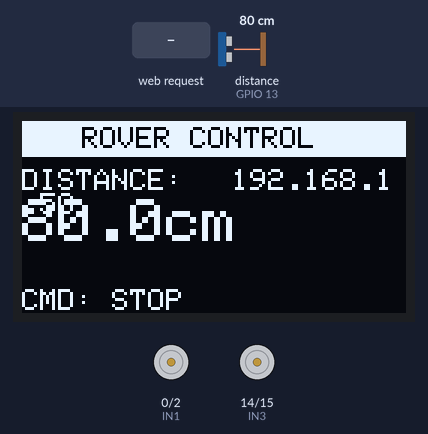
Simulated run of this sketch. Board: ESP8266 (NodeMCU). Parts: 128×64 one-colour display, motor-driver pin pairs drawn as motors (green arrow = first pin HIGH = forward, orange = second pin HIGH = backward, longer = more drive). Wiring (inferred from the names in the program): ultrasonic range finder: trigger GPIO 12; echo GPIO 13. The test bench sets the inputs (shaded band); at power-on: distance to the obstacle (sensor on GPIO 13) 80 cm. The echo pulse lasts 58.3 µs per cm; WiFi joins after 1.5 s; servers stay silent unless stated; what the sketch prints to the serial monitor is not drawn.

Above: at 4.7 s.
4.8 s: HTTP request GET /cmd?action=FORWARD received
At 6.0 s:
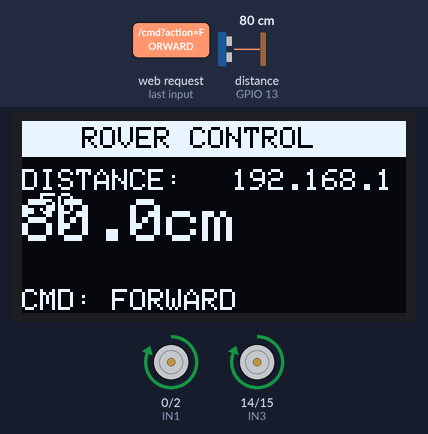
6.3 s: distance to the obstacle (sensor on GPIO 13) set to 12 cm
At 7.5 s:
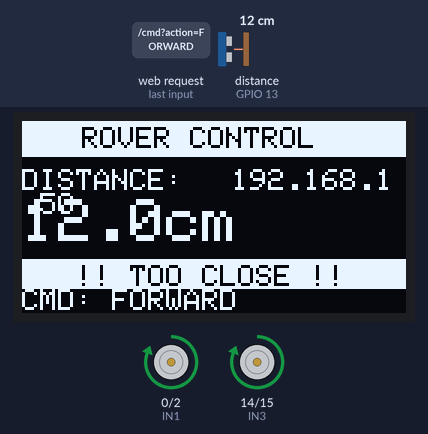
7.8 s: distance to the obstacle (sensor on GPIO 13) set to 9 cm
At 8.3 s:
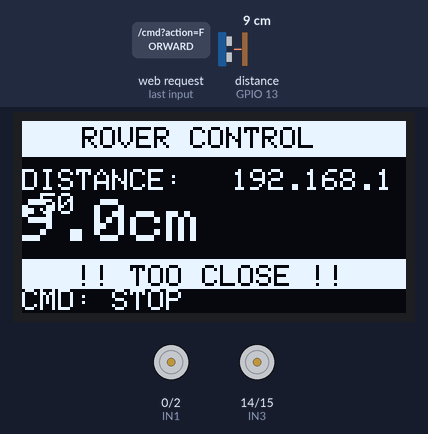
9.3 s: HTTP request GET /cmd?action=BACKWARD received
At 10.1 s:
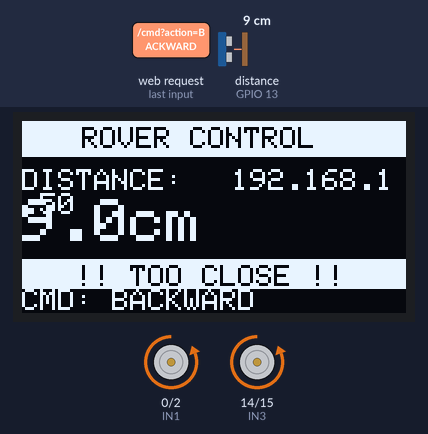
10.8 s: HTTP request GET /cmd?action=LEFT received
At 11.9 s:
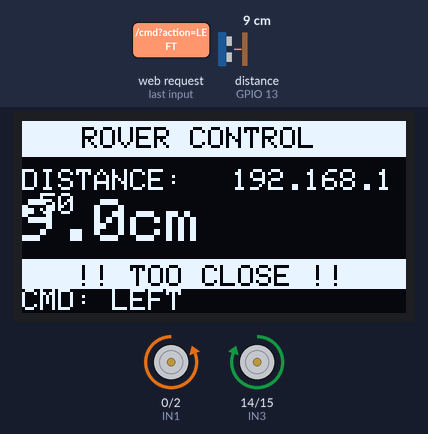
12.4 s: HTTP request GET /cmd?action=RIGHT received
At 13.8 s:
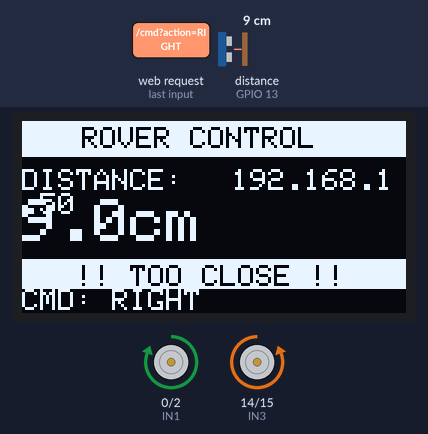
Timing chart, 0 to 14.9 s (numbered marks = the images above; inputs shaded):
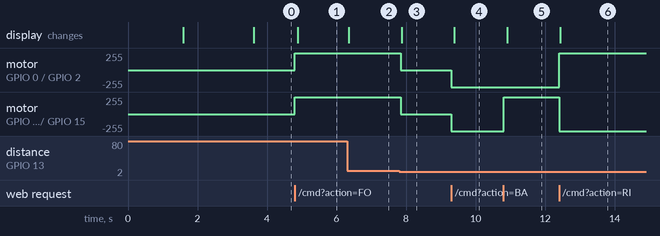

Measured:
- the behaviour switches between 11 and 10 cm on distance to the obstacle (sensor on GPIO 13) (found by bisection; images 2 and 3)
- after the input at 4.8 s, motor on GPIO 0 (IN1) / GPIO 2 (IN2), motor on GPIO 14 (IN3) / GPIO 15 (IN4): stopped → forward 255/255 at once; the display: changes after 0.08 s (image 1)
- after the input at 6.3 s, the display: changes after 0.05 s (image 2)
- after the input at 7.8 s, motor on GPIO 0 (IN1) / GPIO 2 (IN2), motor on GPIO 14 (IN3) / GPIO 15 (IN4): forward 255/255 → stopped after 0.05 s; the display: changes after 0.07 s (image 3)
- after the input at 9.3 s, motor on GPIO 0 (IN1) / GPIO 2 (IN2), motor on GPIO 14 (IN3) / GPIO 15 (IN4): stopped → backward 255/255 at once; the display: changes after 0.09 s (image 4)
- after the input at 10.8 s, motor on GPIO 14 (IN3) / GPIO 15 (IN4): backward 255/255 → forward 255/255 at once; the display: changes after 0.11 s (image 5)
- after the input at 12.4 s, motor on GPIO 0 (IN1) / GPIO 2 (IN2): backward 255/255 → forward 255/255 at once; motor on GPIO 14 (IN3) / GPIO 15 (IN4): forward 255/255 → backward 255/255 at once; the display: changes at once (image 6)

The sketch:

rover.ino
```cpp
/*
  =========================================
  ESP8266 (HW-588A) Rover Controller
  - N20 Motors (via L298N or similar driver)
  - SSD1306 OLED Display (I2C)
  - HC-SR04 Ultrasonic Sensor
  - Web Control Panel (Black & White UI)
  =========================================

  WIRING:
  -------
  OLED (SSD1306 128x64 I2C):
    VCC -> 3.3V
    GND -> GND
    SDA -> D2 (GPIO4)
    SCL -> D1 (GPIO5)

  Ultrasonic (HC-SR04):
    VCC -> 5V (or 3.3V with voltage divider on Echo)
    GND -> GND
    TRIG -> D6 (GPIO12)
    ECHO -> D7 (GPIO13)  <-- use 1k/2k voltage divider to protect ESP8266!

  Motor Driver (L298N or TB6612):
    IN1  -> D3 (GPIO0)   Left Motor Forward
    IN2  -> D4 (GPIO2)   Left Motor Backward
    IN3  -> D5 (GPIO14)  Right Motor Forward
    IN4  -> D8 (GPIO15)  Right Motor Backward
    ENA  -> 3.3V or PWM pin (for speed control)
    ENB  -> 3.3V or PWM pin
    VCC  -> 5-12V (motor supply)
    GND  -> Common GND

  Libraries Required (install via Arduino Library Manager):
    - ESP8266WiFi (built-in with ESP8266 board package)
    - Adafruit_SSD1306
    - Adafruit_GFX
    - Wire (built-in)
*/

#include <ESP8266WiFi.h>
#include <ESP8266WebServer.h>
#include <Wire.h>
#include <Adafruit_GFX.h>
#include <Adafruit_SSD1306.h>

// ─── WiFi Credentials ───────────────────────────────────────
const char* ssid     = "TUSHAR";
const char* password = "1111111111";

// ─── OLED Config ────────────────────────────────────────────
#define SCREEN_WIDTH 128
#define SCREEN_HEIGHT 64
#define OLED_RESET    -1
Adafruit_SSD1306 display(SCREEN_WIDTH, SCREEN_HEIGHT, &Wire, OLED_RESET);

// ─── Ultrasonic Pins ────────────────────────────────────────
#define TRIG_PIN  12  // D6
#define ECHO_PIN  13  // D7

// ─── Motor Pins ─────────────────────────────────────────────
#define IN1  0   // D3 - Left Forward
#define IN2  2   // D4 - Left Backward
#define IN3  14  // D5 - Right Forward
#define IN4  15  // D8 - Right Backward

// ─── Web Server ─────────────────────────────────────────────
ESP8266WebServer server(80);

// ─── State Variables ────────────────────────────────────────
String currentCommand = "STOP";
float distanceCm      = 0;
unsigned long lastSensorRead = 0;
const int SENSOR_INTERVAL    = 100; // ms

// ════════════════════════════════════════════════════════════
// MOTOR CONTROL
// ════════════════════════════════════════════════════════════
void motorStop() {
  digitalWrite(IN1, LOW); digitalWrite(IN2, LOW);
  digitalWrite(IN3, LOW); digitalWrite(IN4, LOW);
}
void motorForward() {
  digitalWrite(IN1, HIGH); digitalWrite(IN2, LOW);
  digitalWrite(IN3, HIGH); digitalWrite(IN4, LOW);
}
void motorBackward() {
  digitalWrite(IN1, LOW); digitalWrite(IN2, HIGH);
  digitalWrite(IN3, LOW); digitalWrite(IN4, HIGH);
}
void motorLeft() {
  digitalWrite(IN1, LOW);  digitalWrite(IN2, HIGH);
  digitalWrite(IN3, HIGH); digitalWrite(IN4, LOW);
}
void motorRight() {
  digitalWrite(IN1, HIGH); digitalWrite(IN2, LOW);
  digitalWrite(IN3, LOW);  digitalWrite(IN4, HIGH);
}

void executeCommand(String cmd) {
  if      (cmd == "FORWARD")  motorForward();
  else if (cmd == "BACKWARD") motorBackward();
  else if (cmd == "LEFT")     motorLeft();
  else if (cmd == "RIGHT")    motorRight();
  else                        motorStop();
  currentCommand = cmd;
}

// ════════════════════════════════════════════════════════════
// ULTRASONIC SENSOR
// ════════════════════════════════════════════════════════════
float readDistance() {
  digitalWrite(TRIG_PIN, LOW);
  delayMicroseconds(2);
  digitalWrite(TRIG_PIN, HIGH);
  delayMicroseconds(10);
  digitalWrite(TRIG_PIN, LOW);

  long duration = pulseIn(ECHO_PIN, HIGH, 30000); // 30ms timeout
  if (duration == 0) return 400.0; // out of range
  return duration * 0.0343 / 2.0;
}

// ════════════════════════════════════════════════════════════
// OLED DISPLAY
// ════════════════════════════════════════════════════════════
void updateOLED() {
  display.clearDisplay();

  // Title bar
  display.fillRect(0, 0, 128, 12, WHITE);
  display.setTextColor(BLACK);
  display.setTextSize(1);
  display.setCursor(20, 2);
  display.print("ROVER CONTROL");

  // Distance
  display.setTextColor(WHITE);
  display.setTextSize(1);
  display.setCursor(0, 16);
  display.print("DISTANCE:");

  display.setTextSize(2);
  display.setCursor(0, 26);
  if (distanceCm > 350) {
    display.print("-- cm");
  } else {
    display.print(distanceCm, 1);
    display.print("cm");
  }

  // Warning bar if too close
  if (distanceCm < 20 && distanceCm > 0) {
    display.setTextSize(1);
    display.fillRect(0, 46, 128, 10, WHITE);
    display.setTextColor(BLACK);
    display.setCursor(18, 48);
    display.print("!! TOO CLOSE !!");
    display.setTextColor(WHITE);
  }

  // Current command
  display.setTextSize(1);
  display.setTextColor(WHITE);
  display.setCursor(0, 56);
  display.print("CMD: ");
  display.print(currentCommand);

  // IP address (small, top right area)
  display.setCursor(70, 16);
  display.setTextSize(1);
  String ip = WiFi.localIP().toString();
  if (ip.length() > 13) ip = ip.substring(ip.lastIndexOf('.'));
  display.print(ip);

  display.display();
}

// ════════════════════════════════════════════════════════════
// WEB SERVER HTML
// ════════════════════════════════════════════════════════════
String buildHTML() {
  String html = R"rawhtml(
<!DOCTYPE html>
<html lang="en">
<head>
<meta charset="UTF-8">
<meta name="viewport" content="width=device-width, initial-scale=1.0, user-scalable=no">
<title>ROVER</title>
<style>
  @import url('https://fonts.googleapis.com/css2?family=Share+Tech+Mono&family=Bebas+Neue&display=swap');

  *, *::before, *::after { box-sizing: border-box; margin: 0; padding: 0; }

  :root {
    --bg: #0a0a0a;
    --fg: #f0f0f0;
    --accent: #ffffff;
    --dim: #444;
    --danger: #ff4444;
    --border: 1px solid #333;
  }

  body {
    background: var(--bg);
    color: var(--fg);
    font-family: 'Share Tech Mono', monospace;
    min-height: 100vh;
    display: flex;
    flex-direction: column;
    align-items: center;
    padding: 20px;
    overflow-x: hidden;
  }

  /* Scanline overlay */
  body::before {
    content: '';
    position: fixed;
    inset: 0;
    background: repeating-linear-gradient(
      0deg,
      transparent,
      transparent 2px,
      rgba(0,0,0,0.08) 2px,
      rgba(0,0,0,0.08) 4px
    );
    pointer-events: none;
    z-index: 999;
  }

  header {
    width: 100%;
    max-width: 480px;
    text-align: center;
    margin-bottom: 24px;
    border-bottom: 1px solid #222;
    padding-bottom: 12px;
  }

  header h1 {
    font-family: 'Bebas Neue', sans-serif;
    font-size: 3.5rem;
    letter-spacing: 0.3em;
    color: #fff;
    text-shadow: 0 0 30px rgba(255,255,255,0.15);
  }

  header p {
    font-size: 0.65rem;
    color: var(--dim);
    letter-spacing: 0.25em;
    text-transform: uppercase;
    margin-top: 2px;
  }

  /* Status Panel */
  .status-panel {
    width: 100%;
    max-width: 480px;
    background: #111;
    border: var(--border);
    padding: 16px 20px;
    margin-bottom: 20px;
    display: grid;
    grid-template-columns: 1fr 1fr;
    gap: 12px;
  }

  .stat-box {
    border: var(--border);
    padding: 12px;
    text-align: center;
  }

  .stat-label {
    font-size: 0.6rem;
    letter-spacing: 0.2em;
    color: var(--dim);
    text-transform: uppercase;
    margin-bottom: 6px;
  }

  .stat-value {
    font-family: 'Bebas Neue', sans-serif;
    font-size: 2rem;
    color: #fff;
    transition: color 0.3s;
  }

  .stat-value.danger { color: var(--danger); }
  .stat-value.unit { font-size: 0.9rem; color: var(--dim); margin-left: 2px; }

  /* Distance Bar */
  .dist-bar-wrap {
    width: 100%;
    max-width: 480px;
    margin-bottom: 20px;
  }

  .dist-bar-label {
    font-size: 0.6rem;
    letter-spacing: 0.2em;
    color: var(--dim);
    margin-bottom: 6px;
  }

  .dist-bar {
    width: 100%;
    height: 6px;
    background: #1a1a1a;
    border: var(--border);
    overflow: hidden;
  }

  .dist-bar-fill {
    height: 100%;
    background: #fff;
    transition: width 0.3s ease, background 0.3s;
    width: 0%;
  }

  /* D-Pad Controller */
  .controller {
    width: 100%;
    max-width: 480px;
    display: grid;
    grid-template-columns: repeat(3, 1fr);
    gap: 8px;
    margin-bottom: 20px;
  }

  .btn {
    aspect-ratio: 1;
    background: #111;
    border: 1px solid #2a2a2a;
    color: #fff;
    font-family: 'Share Tech Mono', monospace;
    font-size: 0.65rem;
    letter-spacing: 0.15em;
    cursor: pointer;
    display: flex;
    flex-direction: column;
    align-items: center;
    justify-content: center;
    gap: 6px;
    user-select: none;
    transition: background 0.1s, border-color 0.1s, transform 0.08s;
    -webkit-tap-highlight-color: transparent;
  }

  .btn svg { width: 22px; height: 22px; }

  .btn:active, .btn.active {
    background: #fff;
    color: #000;
    border-color: #fff;
    transform: scale(0.96);
  }

  .btn:active svg path, .btn.active svg path { stroke: #000; }

  .btn.stop-btn {
    grid-column: 2;
    background: #0d0d0d;
    border-color: #1a1a1a;
  }

  .btn.stop-btn:active, .btn.stop-btn.active {
    background: var(--danger);
    border-color: var(--danger);
    color: #fff;
  }

  .spacer { opacity: 0; pointer-events: none; }

  /* Command Log */
  .log {
    width: 100%;
    max-width: 480px;
    border: var(--border);
    background: #0d0d0d;
    padding: 10px 14px;
    font-size: 0.7rem;
    color: var(--dim);
    letter-spacing: 0.1em;
  }

  .log span { color: #fff; }

  /* Footer */
  footer {
    margin-top: 24px;
    font-size: 0.55rem;
    color: #222;
    letter-spacing: 0.2em;
    text-align: center;
  }
</style>
</head>
<body>

<header>
  <h1>ROVER</h1>
  <p>ESP8266 // HW-588A // CONTROL SYSTEM</p>
</header>

<div class="status-panel">
  <div class="stat-box">
    <div class="stat-label">Distance</div>
    <div class="stat-value" id="dist-val">--<span class="unit">cm</span></div>
  </div>
  <div class="stat-box">
    <div class="stat-label">Command</div>
    <div class="stat-value" id="cmd-val" style="font-size:1.1rem; padding-top:8px;">STOP</div>
  </div>
</div>

<div class="dist-bar-wrap">
  <div class="dist-bar-label">PROXIMITY — 0 cm &nbsp;|&nbsp; 400 cm</div>
  <div class="dist-bar"><div class="dist-bar-fill" id="dist-bar"></div></div>
</div>

<!-- D-Pad -->
<div class="controller">
  <div class="spacer btn"></div>
  <button class="btn" id="btn-F" onpointerdown="send('FORWARD')" onpointerup="send('STOP')" ontouchstart="send('FORWARD')" ontouchend="send('STOP')">
    <svg viewBox="0 0 24 24" fill="none"><path d="M12 19V5M5 12l7-7 7 7" stroke="#fff" stroke-width="2" stroke-linecap="round" stroke-linejoin="round"/></svg>
    FWD
  </button>
  <div class="spacer btn"></div>

  <button class="btn" id="btn-L" onpointerdown="send('LEFT')" onpointerup="send('STOP')" ontouchstart="send('LEFT')" ontouchend="send('STOP')">
    <svg viewBox="0 0 24 24" fill="none"><path d="M19 12H5M12 19l-7-7 7-7" stroke="#fff" stroke-width="2" stroke-linecap="round" stroke-linejoin="round"/></svg>
    LEFT
  </button>
  <button class="btn stop-btn" id="btn-S" onclick="send('STOP')">
    <svg viewBox="0 0 24 24" fill="none"><rect x="5" y="5" width="14" height="14" stroke="#fff" stroke-width="2"/></svg>
    STOP
  </button>
  <button class="btn" id="btn-R" onpointerdown="send('RIGHT')" onpointerup="send('STOP')" ontouchstart="send('RIGHT')" ontouchend="send('STOP')">
    <svg viewBox="0 0 24 24" fill="none"><path d="M5 12h14M12 5l7 7-7 7" stroke="#fff" stroke-width="2" stroke-linecap="round" stroke-linejoin="round"/></svg>
    RIGHT
  </button>

  <div class="spacer btn"></div>
  <button class="btn" id="btn-B" onpointerdown="send('BACKWARD')" onpointerup="send('STOP')" ontouchstart="send('BACKWARD')" ontouchend="send('STOP')">
    <svg viewBox="0 0 24 24" fill="none"><path d="M12 5v14M5 12l7 7 7-7" stroke="#fff" stroke-width="2" stroke-linecap="round" stroke-linejoin="round"/></svg>
    REV
  </button>
  <div class="spacer btn"></div>
</div>

<div class="log">SYS &gt; <span id="log-txt">Waiting for input...</span></div>

<footer>ESP8266 ROVER &mdash; WEB INTERFACE &mdash; ALL RIGHTS RESERVED</footer>

<script>
  const btnMap = { FORWARD:'btn-F', BACKWARD:'btn-B', LEFT:'btn-L', RIGHT:'btn-R', STOP:'btn-S' };
  let activeBtn = null;
  let pollTimer = null;

  function send(cmd) {
    // Visual feedback
    if (activeBtn) document.getElementById(activeBtn)?.classList.remove('active');
    const id = btnMap[cmd];
    if (id) { document.getElementById(id).classList.add('active'); activeBtn = id; }
    document.getElementById('cmd-val').textContent = cmd;
    document.getElementById('log-txt').textContent = 'Sending: ' + cmd + '...';

    fetch('/cmd?action=' + cmd)
      .then(r => r.text())
      .then(t => { document.getElementById('log-txt').textContent = 'ACK: ' + cmd; })
      .catch(() => { document.getElementById('log-txt').textContent = 'ERR: Connection lost'; });
  }

  function pollSensor() {
    fetch('/sensor')
      .then(r => r.json())
      .then(d => {
        const dist = parseFloat(d.distance);
        const el = document.getElementById('dist-val');
        el.innerHTML = (dist > 350 ? '--' : dist.toFixed(1)) + '<span class="unit">cm</span>';
        el.classList.toggle('danger', dist < 20 && dist > 0);

        // Bar: 0cm = full, 400cm = empty (proximity bar)
        const pct = dist > 350 ? 0 : Math.max(0, Math.min(100, (1 - dist/400) * 100));
        const bar = document.getElementById('dist-bar');
        bar.style.width = pct + '%';
        bar.style.background = dist < 20 ? '#ff4444' : dist < 50 ? '#aaa' : '#fff';
      })
      .catch(() => {});
  }

  // Poll sensor every 300ms
  setInterval(pollSensor, 300);
  pollSensor();
</script>
</body>
</html>
)rawhtml";
  return html;
}

// ════════════════════════════════════════════════════════════
// SERVER HANDLERS
// ════════════════════════════════════════════════════════════
void handleRoot() {
  server.send(200, "text/html", buildHTML());
}

void handleCommand() {
  if (server.hasArg("action")) {
    String action = server.arg("action");
    action.toUpperCase();
    executeCommand(action);
    server.send(200, "text/plain", "OK:" + action);
  } else {
    server.send(400, "text/plain", "Missing action param");
  }
}

void handleSensor() {
  String json = "{\"distance\":" + String(distanceCm, 1) +
                ",\"command\":\"" + currentCommand + "\"}";
  server.send(200, "application/json", json);
}

// ════════════════════════════════════════════════════════════
// SETUP
// ════════════════════════════════════════════════════════════
void setup() {
  Serial.begin(115200);

  // Motor pins
  pinMode(IN1, OUTPUT); pinMode(IN2, OUTPUT);
  pinMode(IN3, OUTPUT); pinMode(IN4, OUTPUT);
  motorStop();

  // Ultrasonic pins
  pinMode(TRIG_PIN, OUTPUT);
  pinMode(ECHO_PIN, INPUT);

  // OLED init
  Wire.begin(4, 5); // SDA=D2(GPIO4), SCL=D1(GPIO5)
  if (!display.begin(SSD1306_SWITCHCAPVCC, 0x3C)) {
    Serial.println("SSD1306 OLED not found!");
  }
  display.clearDisplay();
  display.setTextColor(WHITE);
  display.setTextSize(1);
  display.setCursor(10, 25);
  display.print("Connecting WiFi...");
  display.display();

  // WiFi
  WiFi.begin(ssid, password);
  int attempts = 0;
  while (WiFi.status() != WL_CONNECTED && attempts < 20) {
    delay(500);
    Serial.print(".");
    attempts++;
  }

  // Show IP on OLED
  display.clearDisplay();
  if (WiFi.status() == WL_CONNECTED) {
    Serial.println("\nConnected! IP: " + WiFi.localIP().toString());
    display.fillRect(0, 0, 128, 12, WHITE);
    display.setTextColor(BLACK);
    display.setCursor(5, 2);
    display.print("WiFi Connected!");
    display.setTextColor(WHITE);
    display.setCursor(0, 20);
    display.print("IP:");
    display.setCursor(0, 30);
    display.print(WiFi.localIP().toString());
  } else {
    Serial.println("\nWiFi FAILED - starting AP");
    WiFi.softAP("ROVER_AP", "rover1234");
    display.setCursor(0, 16);
    display.print("AP: ROVER_AP");
    display.setCursor(0, 28);
    display.print("PW: rover1234");
    display.setCursor(0, 40);
    display.print("IP: 192.168.4.1");
  }
  display.display();
  delay(2000);

  // Web server routes
  server.on("/",       handleRoot);
  server.on("/cmd",    handleCommand);
  server.on("/sensor", handleSensor);
  server.begin();
  Serial.println("HTTP server started");
}

// ════════════════════════════════════════════════════════════
// LOOP
// ════════════════════════════════════════════════════════════
void loop() {
  server.handleClient();

  // Read sensor every 100ms (non-blocking)
  if (millis() - lastSensorRead >= SENSOR_INTERVAL) {
    distanceCm = readDistance();
    lastSensorRead = millis();

    // Auto-stop if obstacle too close (< 10cm)
    if (distanceCm < 10.0 && distanceCm > 0 && currentCommand == "FORWARD") {
      executeCommand("STOP");
      Serial.println("AUTO-STOP: obstacle detected!");
    }

    updateOLED();
    Serial.print("Dist: "); Serial.print(distanceCm); Serial.println(" cm");
  }
}
```
